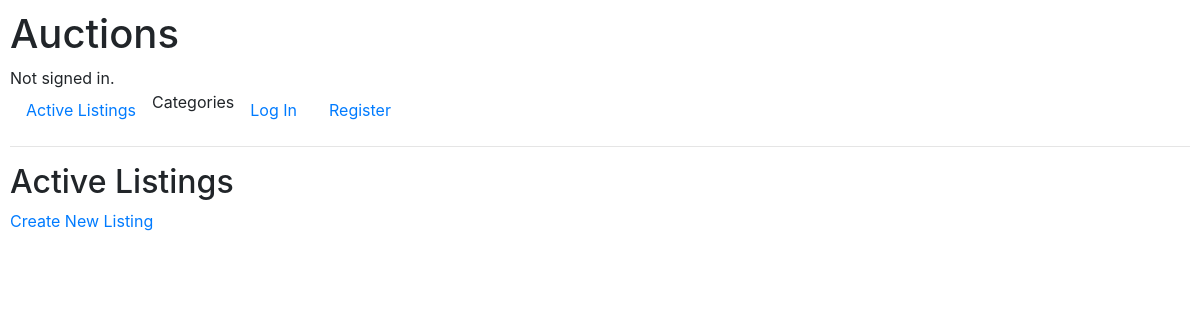
/, run on an earlier commit of the app's database.
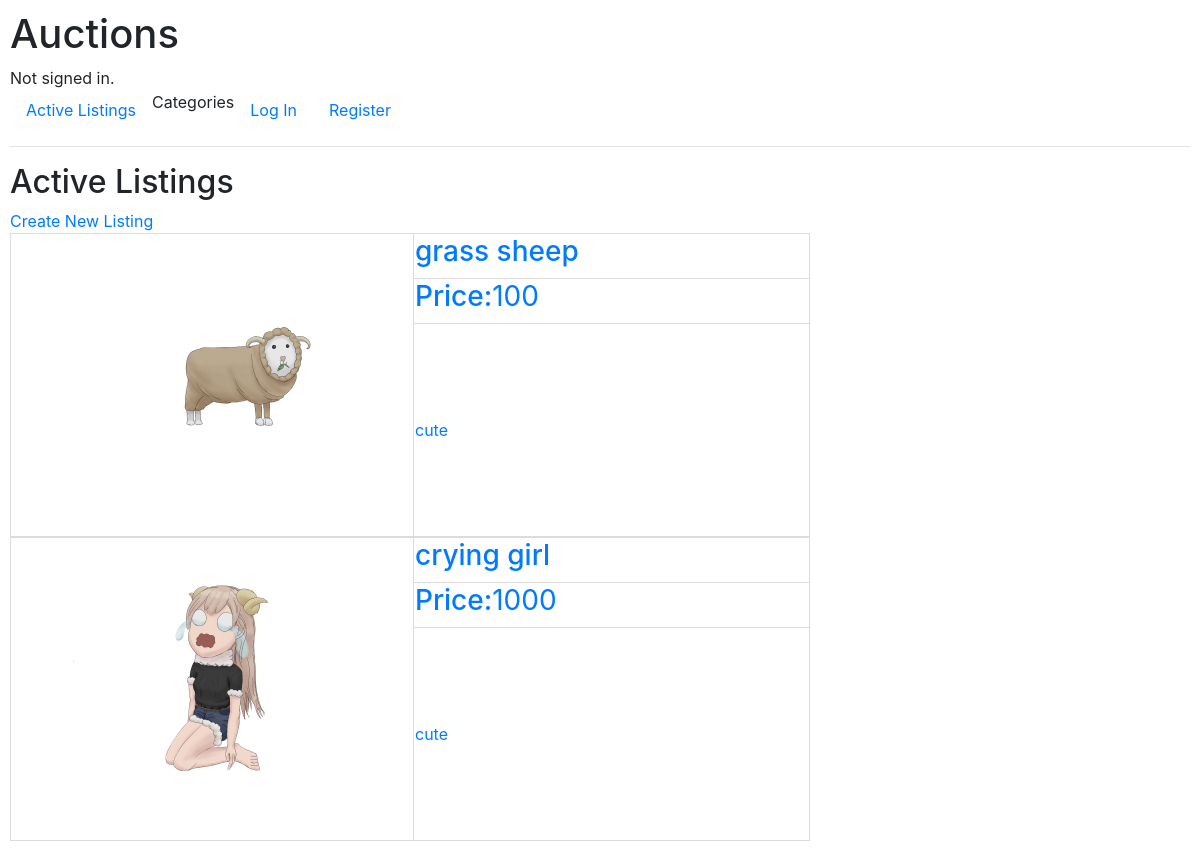
And on a later commit of the database.
### auctions/models.py (models this page shows, shortened)
class AuctionList(models.Model):
    title = models.CharField(max_length=64)
    image = models.ImageField(upload_to="items")
    description = models.CharField(max_length=128)
    type = models.CharField(max_length=16)
    starting_bid = models.IntegerField()
    owner = models.ForeignKey(User, on_delete=models.CASCADE, related_name="my_selling_items")
    is_closed = models.BooleanField(default=False)

### auctions/views.py (the view)
# urls.py: path("", views.index, name="index"),
def index(request):
    return render(request, "auctions/index.html", {
        "items":AuctionList.objects.all(),
    })

### auctions/templates/auctions/index.html
{% extends "auctions/layout.html" %}
{% block body %}
    <h2>Active Listings</h2>
    <a href="{% url 'create_item' %}">Create New Listing</a>
    <br>
    {% for item in items %}
    <a href="{% url 'listing' item.id%}">
        <table class="listing_table" width="800px">
            <tr>
                <td rowspan="5" width="400px">
                    <img src="{{item.image.url}}", width="400">
                </td>
                <td height="20vw">
                    <h3>{{ item.title }}</h3>
                </td>
            </tr>
            <tr>
                <td height="20vw">
                    <h3>Price:<span class="not_bold">{{ item.starting_bid }}</span></h3>
                </td>
            </tr>
            <tr>
                <td rowspan="3">
                    {{ item.description }}
                </td>
            </tr>
        </table>
    </a>
    {% endfor %}
{% endblock %}

### auctions/templates/auctions/layout.html (shortened to what this page needs)
{% load static %}
<!DOCTYPE html>
<html lang="en">
    <head>
        <link rel="stylesheet" href="https://stackpath.bootstrapcdn.com/bootstrap/4.4.1/css/bootstrap.min.css">
        <link href="{% static 'auctions/styles.css' %}" rel="stylesheet">
    </head>
    <body>
        <h1>Auctions</h1>
        <div>
            {% if user.is_authenticated %}
                Signed in as <strong>{{ user.username }}</strong>.
            {% else %}
                Not signed in.
            {% endif %}
        </div>
        <ul class="nav">
            <li class="nav-item">
                <a class="nav-link" href="{% url 'index' %}">Active Listings</a>
            </li>
            <li>
                Categories
            </li>
            {% if user.is_authenticated %}
                <li class="nav-item">
                    <a class="nav-link" href="{% url 'logout' %}">Log Out</a>
                </li>
            {% else %}
                <li class="nav-item">
                    <a class="nav-link" href="{% url 'login' %}">Log In</a>
                </li>
                <li class="nav-item">
                    <a class="nav-link" href="{% url 'register' %}">Register</a>
                </li>
            {% endif %}
        </ul>
        <hr>
        {% block body %}
        {% endblock %}
    </body>
</html>

### auctions/static/auctions/styles.css (style rules this page uses)
body { padding: 10px; }
.not_bold { font-weight: normal; }
.listing_table { border: 1px solid gainsboro; }
td { border: 1px solid gainsboro }

What changed in the data, as far as the page shows it:
added AuctionList: image (picture), title "grass sheep", starting_bid "100", description "cute"
added AuctionList: image (picture), title "crying girl", starting_bid "1000", description "cute"
